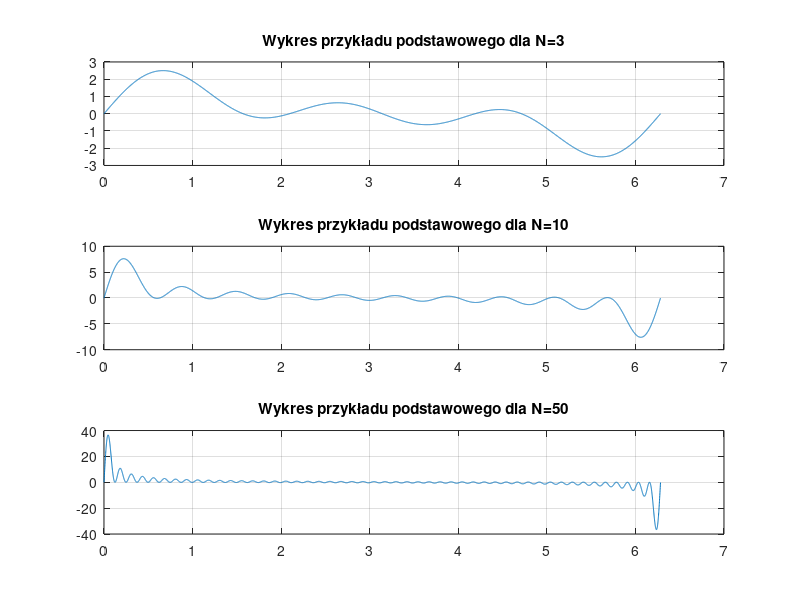

The MATLAB source for this figure: (Note: this script raises an error after producing the figure.)
% Raport do projektu nr 2 
% Laboratorium z Metod Numerycznych
% Stanisław Frelik, 21.05.2023
%
%    Paragraf 1: Wstęp.
%
%                           --- Problem ---
% Należy wykorzystać metodę Newtona do wyznaczania zer wielomianu
% trygonometrycznego, przy czym do obliczania wartości tego wielomianu oraz
% jego pochodnych należy zastosować metodę Goertzela.
% Przez wielomian trygonometryczny będziemy rozumieli wielomian postaci:
% p(t) = SUMA(od n=0 do N) a_n sin(nt) dla N naturalnych i będziemy go 
% oznaczać przez p. 
%                      --- Jak go rozwiązać? ---
% Do problemu podeszliśmy modułowo, to znaczy najpierw zajęliśmy się
% napisaniem funkcji do obliczania wartości p, następnie do obliczania p' a
% na koniec połączyliśmy dwie poprzednie wraz z metodą Newtona. Użyliśmy
% implementacji dobrze nam znanych z wykładu.
%                     --- O algorytmie Goertzela ---
% Pierwsze wpisanie frazy algorytm Goertzela w "Googla" nie przyniosło
% znaczących rezultatów. Trochę niepokojącym wydały się przejawiające się w
% wielu nagłówkach frazy takie jak: dyskretna transformata Fouriera,
% analiza sygnałów czy analiza pojedyńczych częstotliwości. Lektura
% pokazała, iż faktycznie jest to pewna modyfikacja do znanej każdemu
% inżynierowi metody FFT (Fast Fourier Transform) [3] poprawiająca jej
% "osiągi" w pewnych sytuacjach. Tak również została zaimplementowana w 
% Matlabie metoda 'goertzel()'. De facto ta informacja nie powinna dziwić,
% w końcu mamy go zastosować do wielomianu trygonometrycznego p obciętego
% do samych sinusów - bliskiego krewnego szeregów Fouriera. Wówczas jednak
% poszukiwania informacji o algorytmie Goertzela przeszły na materiały z
% wykładu z Metod Numerycznych. 
% 
% Algorytm Goertzela pozwala nam w swojej ogólności na ewaluowanie
% skończonych szeregów potęgowych z ciała liczb zespolonych. Algorytm
% opiera się na kroku 'podzielenia' wejściowej sumy przez odpowiedni
% trójmian, wyznaczenie 'od końca' współczynników nowego szeregu i spisaniu
% szukanej odpowiedzi. Jest on bardzo zbliżony do algorytmu Hornera, jednak
% dla pewnych szczególnych wielomianów (np. o rzeczywistych
% współczynnikach i ewaluacji w punkcie takim, że |z|=1) złożoność
% algorytmu Goertzela wynosić może nawet N (w porównaniu do stałego 4N dla
% algorytmu Hornera). Co więcej algorytm Goertzela potrafi ewaluować
% interesujące nas wielomiany trygonometryczne składające się zarówno z
% sinusów jak i cosinusów. Te drugie wykorzystamy później w dość "sprytny"
% sposób do ewaluacji p'.
%
%   Paragraf 2: Technikalia.
%
%                       --- Pewne wyjaśnienia ---
% Bedą nas interesować wielomiany trygonometryczne postaci:  
% p(t) = SUMA(od n=0 do N) a_n sin(nt) dla N naturalnych. Statystyką
% dostateczną takiej sumy jest zdecydowanie wektor: p = [a0, a1, ..., aN],
% gdzie an to pewne stałe zespolone. 
%                       --- O liczeniu pochodnej ---
% Algorytm Goertzela pozwala nam na ewaluację zarówno wielomianów
% trygonometrycznych z sinusami jak i cosinusami. Nietrudno policzyć na
% kartce, że jeżeli p(t) = SUMA(od n=0 do N) a_n sin(nt) to 
% p'(t) = SUMA(n=1 do N) n a_n cos(nt). Ta jakże niepodniosła wiadomość
% będzie stanowić podstawę naszych rozważać.
%                           --- O zerach ---
% Łatwo pokazać, że wielomian p jest funkcją okresową o okresie 2pi. Trochę
% trudniej pokazać, że wielomian p posiada dokładnie 2N zer na przedziale
% [0, 2pi). Ta informacja oznacza, że zera p będą dość mocno zagęszczone
% dla dużych N. Ponadto biorąc pod uwagę fakt sumowania sinusów, w 
% okolicach bliskich początku lub końcu okresu będziemy doświadczać bardzo 
% duże skoki w wartościach p. Co za tym idzie metoda Newtona może nie
% stanowić najlepszego narzędzia do znajdowania miejsc zerowych p co
% przetestujemy w dalszej części.
%                       --- O współczynnikach ---
% W implementacji algorytmu z wykładu dostajemy wolną rękę co do a_n - są
% to pewne zespolone skalary. Postaramy się sprawdzić dla jak bardzo
% skomplikowanych a_n jesteśmy w stanie skutecznie zaimplementować
% rozwiązania problemu oraz jak ich wybór wpływa na 'osiągi'.
%
% Na początku skupimy się na zdegenerowanej wersji problemu, gdzie dla
% każdego n = 1:N a_n = 1. Przejdzmy zatem do przypadku "podstawowego".
%
%   Paragraf 3: Miejsca zerowe w przypadku podstawowym.
%
%                           --- Redukcje ---
% Nietrudno zauważyć, że t = 0 jest miejscem zerowym wielomianu p oraz, że 
% dla n = 0 dodajemy wyłącznie funkcję stale równą 0 co nie wpływa na sumę.
% Można dowieść, iż wielomian p posiada 2N miejsc zerowych na przedziale 
% [0, 2pi). Ponadto dla dużych N zera p będą coraz bardziej gęste co 
% ilustruje poniższy obrazek:
%%
x = 0:1e-3:2*pi;
figure
subplot(3, 1, 1)
N = 3;
y = zeros(1, max(length(x)));
for i = 1:max(length(x))
    for j = 0:N
        y(i) = y(i) + sin(x(i) * j);
    end
end
plot(x, y)
grid on
title(['Wykres przykładu podstawowego dla N=',num2str(N)])
subplot(3, 1, 2)
N = 10;
y = zeros(1, max(length(x)));
for i = 1:max(length(x))
    for j = 0:N
        y(i) = y(i) + sin(x(i) * j);
    end
end
plot(x, y)
grid on
title(['Wykres przykładu podstawowego dla N=',num2str(N)])
subplot(3, 1, 3)
N = 50;
y = zeros(1, max(length(x)));
for i = 1:max(length(x))
    for j = 0:N
        y(i) = y(i) + sin(x(i) * j);
    end
end
plot(x, y)
grid on
title(['Wykres przykładu podstawowego dla N=',num2str(N)])

%%
% Powoduje to, iż metoda Newtona może mieć znaczący problem w znajdywaniu
% niektórych zer. Poniżej sprawdzimy czy faktycznie tak jest i do jakiego
% stopnia jest to problem.
%                       --- Znaleść je wszystkie ---
% Spróbujmy "rzucić" Matlabowi wektor różnych punktów początkowych w celu
% sprawdzenia ile zer nam "wypluje". Zacznijmy od przypadku gdy N=3
% (na przedziale [0, 2pi) mamy 6 zer w punktach 0, pi/2, 2pi/3, pi, 4pi/3 
% i 3pi/2).
%%
% Czy wogóle znajdziemy jakiekolwiek zero?
p = [1 1 1 1]; % przykład podstawowy dla N=3
t_seed = 1.34; eps = 1e-20; N_stop = 1e7;
disp(Goertzel_zero(p, t_seed, eps, N_stop))
% Istotnie działa! :)
%%
% Wybierzmy losowe 6 seedów z przedziału (0, 2pi) z rozkładu jednostajnego:
rng(1337)
p_zero = zeros(1, 6);
tv = rand(1, 6) * 2 * pi;
p = [1 1 1 1]; eps = 1e-10; N_stop = 1e7;
for i = 1:6
    p_zero(i) = Goertzel_zero(p, tv(i), eps, N_stop);
end
disp(p_zero)

% Jak widzimy dostaliśmy coś czego się (niestety) spodziewaliśmy, przy czym
% pierwiastek pi pojawił się aż 4 razy a raz dolecieliśmy aż do 9pi/2.
% Co z tym faktem zrobimy? Spróbujemy najpierw "na siłę"...
%%
rng(420)
p = [1 1 1 1]; eps = 1e-20; N_stop = 1e8;
p_zero = [];
for i = 1:1000000
    t_seed = rand * 2 * pi;
    p_cand = round(Goertzel_zero(p, t_seed, eps, N_stop), 3);
    if ~ismember(p_cand, p_zero)
        if p_cand >= 0 && p_cand < 2 * pi
            p_zero = horzcat(p_zero, p_cand);
        end
    end
end
disp(sort(p_zero))
% no niestety jest to prakycznie niewykonalne,  nietrafiamy zupełnie w dwa
% pierwiastki pomimo znaczącej liczby prób (co ciekawe pomimo potężnej
% pętli cała sekcja wykonuje się zaskakująco szybko!).
% Spróbujmy teraz dla większych N, np N = 15 (czyli 30 pierwiastków na
% przedziale [0, 2pi)) i sprawdzmy powyższy kod:
%%
rng(420)
p = [1 1 1 1 1 1 1 1 1 1 1 1 1 1 1 1]; eps = 1e-10; N_stop = 1e8;
p_zero = [];
for i = 1:100000
    t_seed = rand * 2 * pi;
    p_cand = round(Goertzel_zero(p, t_seed, eps, N_stop), 3);
    if ~ismember(p_cand, p_zero)
        if p_cand >= 0 && p_cand < 2 * pi
            p_zero = horzcat(p_zero, p_cand);
        end
    end
end
disp(sort(p_zero))
disp(max(length(p_zero)))

% Jest niewiele lepiej. Następnie sprawdzimy pewną hipotezę badawczą: czy
% pewne pierwiastki p mają większą szansę na bycie odnalezionym? Pytamy się
% czy niektóre wartości "przyciągają" metodę Newtona co powodowałoby
% trudności z odnajdywaniem ich znaczącej liczby? 
%%
p = [1 1 1 1 1 1 1 1 1 1 1 1 1 1 1 1]; eps = 1e-30; N_stop = 1e6;
p_zero = [];
for i = 1:1000
    t_seed = rand * 2 * pi;
    p_cand = round(Goertzel_zero(p, t_seed, eps, N_stop), 3);
    if p_cand >= 0 && p_cand < 2 * pi
        p_zero = horzcat(p_zero, p_cand);
        disp(i)
    end

end
[p_unique, ~, index] = unique(p_zero);
p_count = histcounts(index, length(p_unique));
figure
subplot(2,1,1);
format('shortG')
disp([p_unique; p_count]);
bar(p_unique, p_count)
title('Ile razy trafiliśmy zera')
xlabel('Zera p')
ylabel('Liczba trafień')
subplot(2,1,2);
x = 0:1e-3:2*pi;
N = 15;
y = zeros(1, max(length(x)));
for i = 1:max(length(x))
    for j = 0:N
        y(i) = y(i) + sin(x(i) * j);
    end
end
plot(x, y)
grid on
title(['Wykres przykładu podstawowego dla N=',num2str(N)])

% Na wygenerowany obrazku obserwujemy bardzo ciekawą sytuację, okazuje się
% że dla N = 15 pierwiastki w okolicach pi (np 3pi/4, 14pi/15, pi, 16pi/15,
% 9pi/8) są praktycznie nietrafiane w porównaniu do ich bardziej skrajnych
% kolegów. Ponadto im bardziej skrajny pierwiastek tym mniej razy został
% trafiony. Wyjątkowo niespodziewanie wygląda spadek liczby trafień w
% okolicach pi/2 i 3pi/2 a sam wykres wydaje się być symetryczny! 
%
% Powodów takiego zachowania może być wiele. Patrząc na zamieszczony 
% poniżej wykres rozważanej funkcji możemy się domyślać, że dla starterów
% metody Newtona bliskich pi pierwsza styczna będzie stosunkowo pozioma co
% sprawi, że zostaniemy "wystrzeleni" na pojawiające się przy krańcach
% przedziału [0, 2pi) górki, które następnie sprowadzą nas na okoliczne
% miejsca zerowe. Możemy zatem twierdzić, iż pierwiastki "środkowe" mają
% własność odpychającą, natomiast skrajne - "przyciągającą".
%%
%   Paragraf 4: Zabawa z a_n.
%
%                   --- O pewnych limitach ---
% W ogólności chcielibyśmy uniknąć przypadku, że dla pewnego n, a_n będzie
% niezdefiniowane, np. a_n = 1/n. Niemniej obrazek właśnie dla a_n = -1/n
% (przy czym będziemy sumować od n = 1) wygląda interesująco...
%                   --- O szeregach Fouriera ---
figure
x = 0:1e-3:8*pi;
subplot(2,1,1);
N=2;
y = zeros(1, max(length(x)));
for i = 1:max(length(x))
    for j = 1:N
        y(i) = y(i) - sin(x(i) * j) / j;
    end
end
plot(x, y)
grid on
title(['Wykres dla a_n = -1/n dla N=',num2str(N)])
subplot(2,1,2);
N=25;
y = zeros(1, max(length(x)));
for i = 1:max(length(x))
    for j = 1:N
        y(i) = y(i) - sin(x(i) * j) / j;
    end
end
plot(x, y)
grid on
title(['Wykres dla a_n = -1/n dla N=',num2str(N)])

% Przyglądając się w szczególności wykresowi dla N = 25 dostrzegamy na nim
% zapewne znajomy niektórym obrazek - częściowy szereg Fouriera dla funkcji
% mantysy. Istotnie:
%%
figure 
x = 0:1e-3:8*pi;
subplot(3, 1, 1)
N = 1;
y = zeros(1, max(length(x)));
for i = 1:max(length(x))
    for j = 1:N
        y(i) = y(i) - sin(x(i) * j) / j;
    end
end
plot(x, y)
hold on
x_mod = x / (2 * pi);
z = pi*(x_mod-floor(x_mod)-1/2);
plot(x, z)
grid on
title(['Częściowy szereg Fouriera dla mantysy dla N=',num2str(N)])
hold off
subplot(3, 1, 2)
N = 7;
y = zeros(1, max(length(x)));
for i = 1:max(length(x))
    for j = 1:N
        y(i) = y(i) - sin(x(i) * j) / j;
    end
end
plot(x, y)
hold on
x_mod = x / (2 * pi);
z = pi*(x_mod-floor(x_mod)-1/2);
plot(x, z)
grid on
title(['Częściowy szereg Fouriera dla mantysy dla N=',num2str(N)])
hold off
subplot(3, 1, 3)
N = 50;
y = zeros(1, max(length(x)));
for i = 1:max(length(x))
    for j = 1:N
        y(i) = y(i) - sin(x(i) * j) / j;
    end
end
plot(x, y)
hold on
x_mod = x / (2 * pi);
z = pi*(x_mod-floor(x_mod)-1/2);
plot(x, z)
grid on
title(['Częściowy szereg Fouriera dla mantysy dla N=',num2str(N)])
hold off

%%
%                   --- Zera dla różnych a_n ---
% Powróćmy do naszego zadania szukania miejsc zerowych p. Rozważymy kila
% przykładów dla różnych a_n i różnych wartości N. Tam gdzie to będzie
% konieczne będziemy sumować od n = 1.
%
% Przykład 1) Niech a_n = sqrt(abs(sin(n))):
% Przełamując delikatnie czwartą ścianę chciałbym powiedzieć, że bardzo
% lubie ładne i ciekawe wykresy, stąd będą one wciąż obecne, nie chciałbym
% będąc na miejscu szanownego czytelnika patrzeć tylko na "numerki" czyli
% wyliczone miejsca zerowe. 
figure 
x = 0:1e-3:4*pi;
subplot(2,1,1);
N=3;
y = zeros(1, max(length(x)));
for i = 1:max(length(x))
    for j = 0:N
        y(i) = y(i) + sin(x(i) * j) * sqrt(abs(sin(j)));
    end
end
plot(x, y)
grid on
title(['Wykres dla a_n = a_n = sqrt(abs(sin(n))) dla N=',num2str(N)])
subplot(2,1,2);
N=31;
y = zeros(1, max(length(x)));
for i = 1:max(length(x))
    for j = 0:N
        y(i) = y(i) + sin(x(i) * j) * sqrt(abs(sin(j)));
    end
end
plot(x, y)
ylim([-10 10])
grid on
title(['Wykres dla a_n = a_n = sqrt(abs(sin(n))) dla N=',num2str(N)])

% Dostaliśmy zupełny chaos ale o to nam chodziło! Co ciekawe powyższe
% przykłady różnią się w zasadniczy sposób, zasadniczy dla metody Newtona -
% to znaczy dla N = 3 obserwujemy bardzo małe wahania wartości pochodnej
% funkcji - jest ona tam dość płaska co może skutkować wystrzeleniem ciągu
% przybliżeń pomimo bliskści przybliżenia początkowego do pewnego zera.
% Natomiast odwrotnej sytuacji spodziewamy się dla N = 50.
%%
rng(420)
p = [0 sqrt(abs(sin(1))) sqrt(abs(sin(2))) sqrt(abs(sin(3)))]; eps = 1e-10;
N_stop = 1e8; p_zero = [];
for i = 1:1000
    t_seed = rand * 2 * pi;
    p_cand = round(Goertzel_zero(p, t_seed, eps, N_stop), 3);
    if p_cand >= -100 && p_cand < 100
        p_zero = horzcat(p_zero, p_cand);
    end
end
[p_unique, ~, index] = unique(p_zero);
p_count = histcounts(index, length(p_unique));
figure
subplot(2,1,1);
format('shortG')
%disp([p_unique; p_count]);
p_count = log(p_count + 1);
bar(p_unique, p_count)
N = 3;
title(['Ile razy trafiliśmy zera dla N = ',num2str(N)])
xlabel('Zera p')
ylabel('Liczba trafień (zlogarytmowana)')
N = 1:50;
p = sqrt(abs(sin(N))); eps = 1e-7;
N_stop = 1e3; p_zero = [];
for i = 1:1e5
    t_seed = rand * 2 * pi;
    p_cand = round(Goertzel_zero(p, t_seed, eps, N_stop), 3);
    if p_cand >= -100 && p_cand < 100
        p_zero = horzcat(p_zero, p_cand);
    end
end
[p_unique, ~, index] = unique(p_zero);
p_count = histcounts(index, length(p_unique));
subplot(2,1,2);
format('shortG')
%disp([p_unique; p_count]);
disp(min(p_unique))
disp(max(p_unique))
p_count = log(p_count + 1);
bar(p_unique, p_count, 'BarWidth', 150)
N = 50;
title(['Ile razy trafiliśmy zera dla N = ',num2str(N)])
xlabel('Zera p')
ylabel('Liczba trafień (zlogarytmowana)')

% Okazuje się, że metoda Newtona nie sprawuje się najlepiej w tym
% wymagającym przypadku. Ciekawy kształt otrzymanych barplotów zapewne
% wprawiłby niejednego probabilistyka w euforię, obserwując coś
% przypominającego gęstość rozkładu normalnego (co prawda z dość ciężkimi
% ogonami). Jednakże losowaliśmy początkowe przybliżenia z przedziału (0,
% 2pi) więc normalnym jest to, że w tych okolicach trafimy najwięcej zer.
% Niemniej jest co coś nad czym warto się na chwilę zatrzymać...
% Spełniając kronikarski obowiązek rozważymy jeszcze jeden ciąg
% współczynników a_n = sin(n^n)cos(1/n).
%%
p = zeros(1, 75);
for i = 1:75
    p(i) = sin(i^i)*cos(1/i);
end
figure 
x = 0:1e-3:4*pi;
N=75;
y = zeros(1, max(length(x)));
for i = 1:max(length(x))
    for j = 1:N
        y(i) = y(i) + sin(x(i) * j) * p(j);
    end
end
plot(x, y)
grid on
title(['Wykres dla a_n = sin(n^n)cos(1/n) dla N=',num2str(N)])

% Wyznaczenie analitycznych zer powyższej funkcji poza trywialnymi
% przypadkami byłoby zdecydowanie wymagające. Niemniej przychodzą nam z
% pomocą metody numeryczne:
%%
rng(420)
p = zeros(1, 75);
for i = 1:75
    p(i) = sin(i^i)*cos(1/i);
end
eps = 1e-10; N_stop = 1e5; p_zero = [];
for i = 1:10000
    t_seed = rand * 2 * pi;
    p_cand = round(Goertzel_zero(p, t_seed, eps, N_stop), 3);
    if p_cand >= -100 && p_cand < 100
        p_zero = horzcat(p_zero, p_cand);
    end
end
[p_unique, ~, index] = unique(p_zero);
p_count = histcounts(index, length(p_unique));
figure
format('shortG')
%disp([p_unique; p_count]);
p_count = (p_count + 1);
bar(p_unique, p_count, 'BarWidth', 150)
N = 75;
title(['Ile razy trafiliśmy zera dla N = ',num2str(N)])
xlabel('Zera p')
ylabel('Liczba trafień (zlogarytmowana)')

% Otrzymaliśmy dość ciekawy rozkład zer, powiedziałbym że przypomina wieżę
% Barad-dûr z powieści Tolkiena.
%%
%   Paragraf 5: Porównania.
%
%                    --- Matlab vs Newton ---
% Policzyliśmy już dużo zer ale czy te wszystkie obliczenia miały jakiś
% sens? Odpowiedź brzmi tak i nie. Testowanie "na oko" poprawności
% wyznaczania zer tak skomplikowanych funkcji jak p jest daremne. Ponadto
% wyznaczenie wszystkich zer w analityczny sposób jest możliwie wykonalne 
% wyłącznie dla przypadku podstawowego. Dlatego w tym paragrafie postaramy
% się porównać wyznaczone przez nas zera z Matlabową funkcją fzero - opartą
% na metodzie bisekcji wspartej odwrotną interpolacją kwadratową (idea za
% funkcją fzero sprawia, iż porównanie jej do metody Newtona powinno mieć
% sens). Pewnym problemem jest to, że fzero jest w stanie znaleść tylko
% jedno zero funkcji w danym wywołaniu. Stąd przeprowadzimy w pętli pewną
% liczbę testów polegających na porównaniu wyników znajdywania zera dla
% tych samych argumentów początkowych i sprawdzimy czy i w jak istotnym
% stopniu otrzymane wyniki różnią się .
% 1) Niech p(x) = sin(x) + sin(2x) + sin(3x) + sin(4x) + sin(5x + sin(6x)

Q = 5000; eps = 1e-50; N_stop = 1e6; h = (2 * pi) / Q; p = [1 1 1 1 1 1 1];
newton_zeros = zeros(1, Q); darboux_zeros = zeros(1, Q); t_seed = h;
for i = 1:Q
    newton_zeros(i) = Goertzel_zero(p, t_seed, eps, N_stop);
    darboux_zeros(i) = fzero(@(x) sin(x)+sin(2*x)+sin(3*x)+sin(4*x)+sin(5*x)+sin(6*x), t_seed);
    t_seed = t_seed + h;
    disp(i)
end
D = abs(newton_zeros - darboux_zeros);
Dd = ['max: ', num2str(max(D)), ', mean: ', num2str(mean(D)), ', std: ', num2str(std(D))];
disp(Dd)
x = h:h:(2 * pi);
figure
subplot(2, 1, 1);
plot(x, newton_zeros)
title("Znalezione zera a punkt startowy - metoda Newtona");
subplot(2,1,2);
plot(x, darboux_zeros)
title("Znalezione zera a punkt startowy - metoda fzero");

%%
% Jak widzimy... dużo nie widzimy... Niestety okazuje się, że
% zaimplementowana przez nas metoda nie radzi sobie zbyt dobrze w tym
% przypadku. Spróbujmy na podstawie otrzymanych wyników z fzero lekko
% zmodyfikować wektor newton_zeros w celu otrzymania bardziej czytelnego
% obrazu sytuacji:

newton_zeros_mod = newton_zeros;
for i = 1:Q
    if abs(newton_zeros_mod(i) - darboux_zeros(i)) > max(darboux_zeros)
        newton_zeros_mod(i) = 0;
    end
end
for i = 1:Q
    if abs(newton_zeros(i) - darboux_zeros(i)) > 1e-10
        newton_zeros(i) = 0;
    end
end
figure
subplot(2, 1, 1);
plot(x, newton_zeros_mod, x, darboux_zeros)
title("Wykes otrzymanych zer zmodyfikowany dla dużych błędów")
subplot(2, 1, 2);
plot(x, newton_zeros, x, darboux_zeros)
title("Wykes otrzymanych zer zmodyfikowany dla małych błędów")

% Teraz dobrze widać, że faktycznie zaimplementowana przez nas metoda (poza
% pewnymi obszarami, na których "daje radę" - czyli na tych gdzie "schodki"
% się pokrywają) nie sprawdza się najlepiej. Powodów takiego zachowania
% może być wiele. Najprościej próbować temu zaradzić można przez
% zwiększenie dokładności metody Newtona, to znaczy zwiększenie parametru
% N_stop i zmiejszenie parametru eps. Niestety biorąc pod uwagę liczne
% próby zabawy z ich wartościami okazuje się, że implementacja metody
% Newtona jest na tyle niestablina, iż nawet takie zabiegi nie przynosiły
% znaczącego efektu. Ponadto czas wykonywania wzrastał wówczas znacząco, co
% kwestionowało całość podjętych wysiłków. Serdecznie zachęcamy czytelnika
% do podjęcia własnych prób i testów. Niewykluczonym jest, że dla wyjątkowo
% skomplikowanych przypadków zaimplementowana przez nas metoda okazałaby
% się mniej gorsza niż w pokazanym wyżej przykładzie. 
%%
%   Paragraf 6: Podsumowanie, myśli końcowe.
%
%                        --- Podsumowanie --- 
% Jak się można było spodziewać, szukanie zer wielomianów
% trygonometrycznych stanowi duże wyzwanie, do którego zastosowanie
% metod numerycznych nie zawsze okazuje się proste, przyjemne i przede
% wszystkim skuteczne. Oczywiście powinniśmy docenić to co udało się nam
% osiągnąć a zapewne drobne poprawki, ulepszenia czy nowe pomysły
% sprawiłyby, że nasza implementacja rozwiązania problemu stałaby się
% jeszcze lepsza.
%                       --- Myśli końcowe ---
% Chciałbym podzielić się w dosłownie jednym zdaniu swoim wrażeniem na
% temat wykonanej powyżej pracy. Pomimo tego, że momentami nie stanowi ona
% perfekcyjnie merytorycznej i "na temat" roboty to stanowiła prawdziwą
% przyjemność w jej spełnianiu, dostarczyła wielu zagwozdek, w pozytywny
% sposób napędziła szare komórki pod kątem matematyczno/informatycznym jak 
% i pozwoliła na wolny potok myśli (czasami luźno) wziązanych z problemem.
% 
% Dziękuję bardzo za uwagę, mam nadzieję, że macie Państwo jakieś pytania
% ;)
% 
%   Paragraf 7: Bibliografia.
%
% [1] - wykład 
% [2] - algorytm Goertzela, też wykład
% [3] - https://www.mstarlabs.com/dsp/goertzel/goertzel.html
